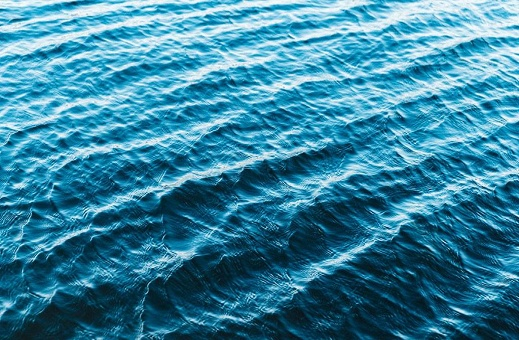
%> input picture digtital_image_class/class_1/exp3/03-大海背景.jpg, 519 x 340 px
$ octave exp3.m   (GNU Octave 9; MATLAB toolbox functions it lacks are replaced by stand-ins)
%> lines starting %> are read from the running program, lines starting %| are printed output that depends on the picture; in (x1, y1, x2, y2) boxes, pixels count from 0 and x2, y2 are one past the last pixel; in counts of white or black regions, pixels touching at a corner belong together; the program's own positions count from 1
clc;clear;close all;

%图像读取
image_water=imread("03-大海背景.jpg");
%> image_water is the input picture: size 340x519x3 uint8; mean R, G, B 56.3, 131.7, 159.7
image_people=imread("03-刘德华.jpg");
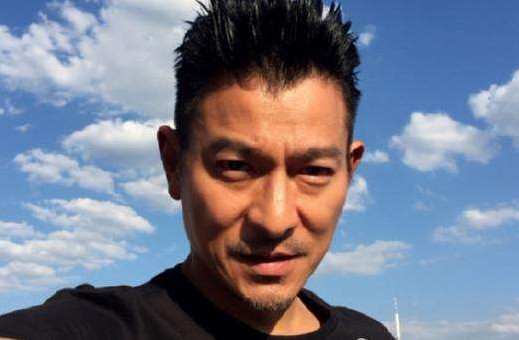
%> input picture digtital_image_class/class_1/exp3/03-刘德华.jpg, 519 x 340 px
%> image_people is the input picture: size 340x519x3 uint8; mean R, G, B 118.1, 123.6, 141
image_people=double(image_people);%化为double变量便于计算
%> image_people: size 340x519x3 double


%查找边缘
tmp=zeros(size(rgb2gray(image_people)));
%> tmp: size 340x519 double; every value is 0
for i=2:339
    for j=2:518
        tmp(i,j)=change(image_people,i,j);
    end
end
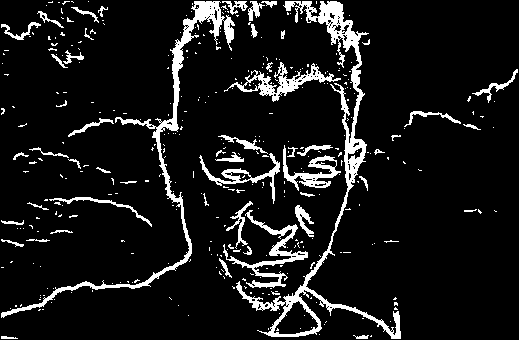
%> tmp: size 340x519 double; 9.5% white; 362 white regions (309 under 20 px), largest, box (x1, y1, x2, y2) and area: (236, 1, 401, 339) 4754, (1, 1, 235, 318) 3314, (223, 210, 308, 288) 1213
tmp=uint8(tmp);
figure;
imshow(tmp);
title("边缘查找结果");


BW2=tmp;
%使用划线，便于之后的区域填充
BW2(1:4,200:330)=255;
BW2(338:340,:)=255;
%> BW2: size 340x519 uint8; 10.5% white; 354 white regions (307 under 20 px), largest, box (x1, y1, x2, y2) and area: (0, 0, 519, 340) 10250, (223, 210, 308, 288) 1213, (224, 62, 341, 102) 1105
BW2(310:340,1:4)=255;
%> BW2: size 340x519 uint8; 10.5% white; 354 white regions (307 under 20 px), largest, box (x1, y1, x2, y2) and area: (0, 0, 519, 340) 10343, (223, 210, 308, 288) 1213, (224, 62, 341, 102) 1105
BW2 = imfill(BW2);
%> BW2: size 340x519 uint8; 40.9% white; 152 white regions (123 under 20 px)

%对填色后的边缘查找最大连通域
L = bwlabel(BW2);% 对连通区域进行标记
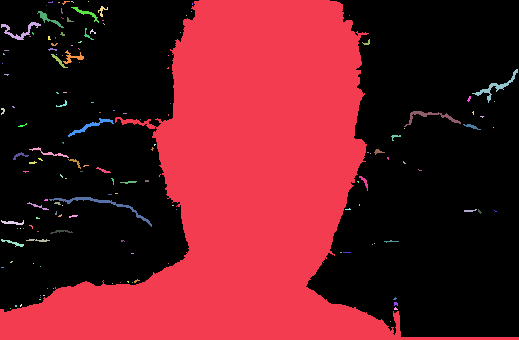
%> L: size 340x519 double; 153 distinct labels, from 0 to 152; one colour per label, 0 black
stats = regionprops(L);
%> stats = 152 regions; largest, box (x1, y1, x2, y2), Area and Centroid: (0, 0, 519, 340) 69471 [243.3 188.5], (49, 197, 152, 227) 304 [103.8 205.6], (472, 69, 518, 103) 223 [496.8 87.5], (404, 111, 461, 127) 194 [431.3 117.1], (1, 22, 41, 40) 181 [20.8 31.4]
Ar = cat(1, stats.Area);
%> Ar = 152 values, max 69471 at index 1, min 1 at index 7, mean 474.7
ind = find(Ar ==max(Ar));%找到最大连通区域的标号
%> ind = 1
BW2(find(L~=ind))=0;%将其他区域置为0
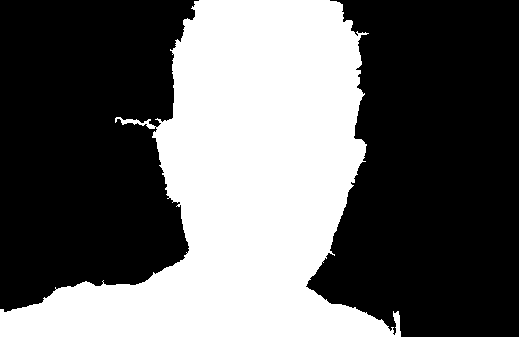
%> BW2: size 340x519 uint8; 39.4% white; 1 white region, box (x1, y1, x2, y2) and area: (0, 0, 519, 340) 69471
figure,imshow(BW2);%显示最大联通区域
title("边缘填色");


%对图像进行开运算，去除云雾的边缘
se=strel('ball',4,2);
bw=imopen(BW2, se);
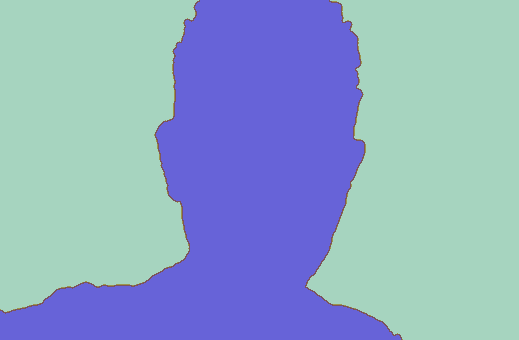
%> bw: size 340x519 uint8; 4 distinct labels, from 2 to 255; one colour per label, 0 black
figure;
imshow(bw);
title("去除多余的边缘");


%对裁剪的图进行边缘柔化，使得结果图更平滑
I_3=fspecial('average',[3,3]);%3*3均值滤波
bw=imfilter(bw,I_3);
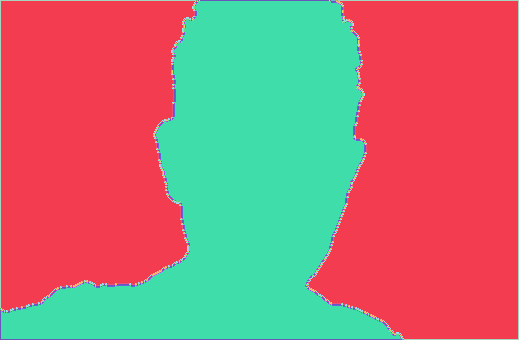
%> bw: size 340x519 uint8; 18 distinct labels, from 1 to 255; one colour per label, 0 black
imshow(bw,[]);title('3*3算数均值滤波');


%产生一个空白背景图并进行裁剪
image_people=uint8(image_people);
output=image_water;
output(:,:,1)=image_water(:,:,1).*((255-bw)/255)+image_people(:,:,1).*(bw/255);
output(:,:,2)=image_water(:,:,2).*((255-bw)/255)+image_people(:,:,2).*(bw/255);
output(:,:,3)=image_water(:,:,3).*((255-bw)/255)+image_people(:,:,3).*(bw/255);
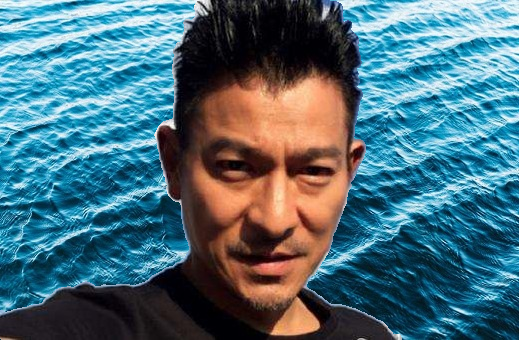
%> output: size 340x519x3 uint8; mean R, G, B 74.2, 109.7, 123.1
figure;
imshow(output);
title('最终结果');


%边缘查找函数（计算三通道像素插值绝对值的和）
function ch=change(I,i,j)
    ch=ones(3,3,3);
    ch(:,:,1)=I(i,j,1);
    ch(:,:,2)=I(i,j,2);
    ch(:,:,3)=I(i,j,3);

    %计算像素相似度
    ch=sum(sum(sum(abs(I(i-1:i+1,j-1:j+1,:)-ch))));
    if ch>245
        ch=255;
    else
        ch=0;
    end
end
